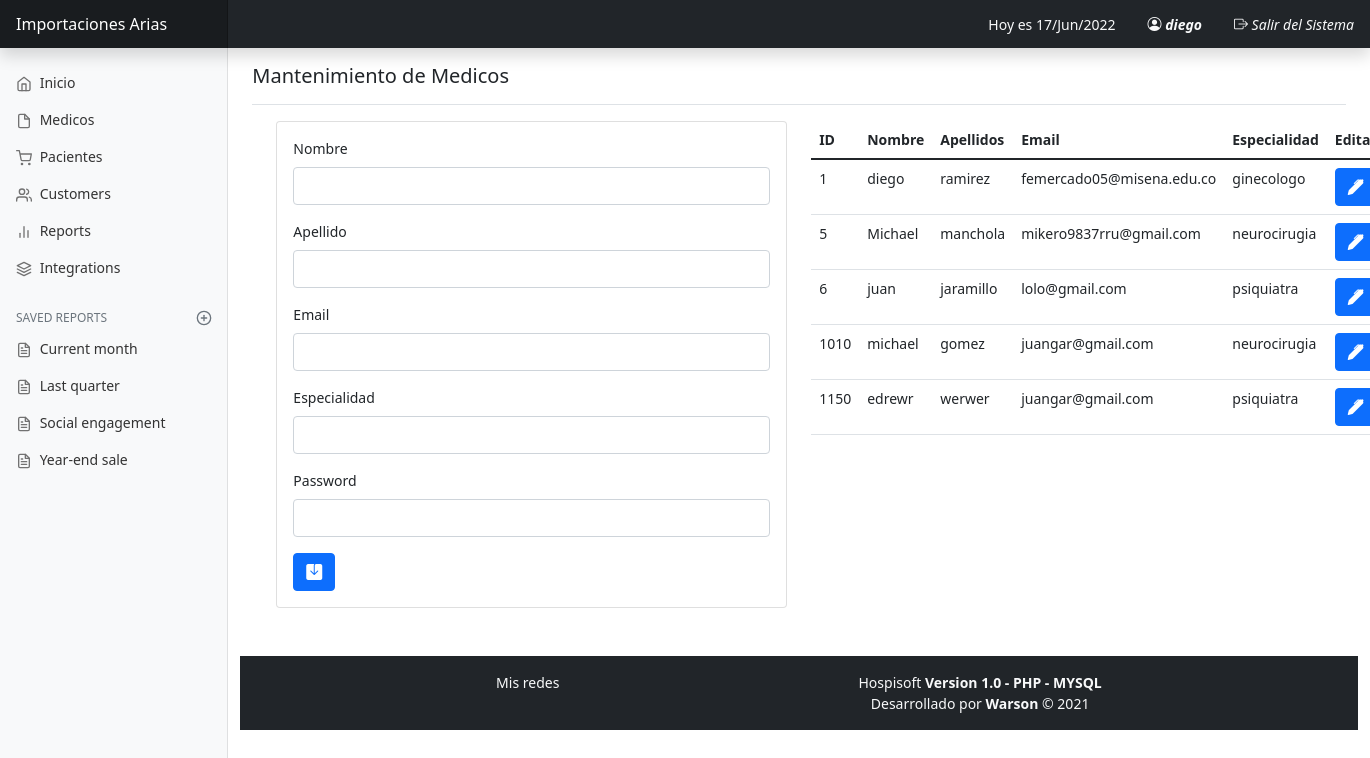
Page /medicos.php (signed in) on the committed database.
### tables this page shows
CREATE TABLE `medico` (
  `idMedico` int(11) NOT NULL,
  `nombreMedico` varchar(200) NOT NULL,
  `apellidosMedico` varchar(250) NOT NULL,
  `emailMedico` varchar(250) NOT NULL,
  `especialidadMedico` varchar(250) NOT NULL,
  `passMedico` varchar(250) DEFAULT NULL
);

### app/listaMedicos.php (called while the page is built)
<?php
require_once 'bd.php';
$sql = 'SELECT * FROM medico';
$sentencia = $pdo->prepare($sql);
$sentencia->execute();
$resultado=$sentencia->fetchAll(PDO::FETCH_OBJ);
?>

### medicos.php (the view, shortened to what this page needs)
<?php
if (!isset($_SESSION['usuarioActivo'])) {
    header('Location:index.php');
} else {
    require_once 'plantilla/cabeceraMedicos.php';
?>
<main class="col-md-9 ms-sm-auto col-lg-10 px-md-4">
    <div class="d-flex justify-content-between flex-wrap flex-md-nowrap align-items-center pt-3 pb-2 mb-3 border-bottom">
        <h5>Mantenimiento de Medicos</h5>
    </div>
    <div class="container">
        <div class="row">
            <div class="col-md-6">
                <div class="card">
                    <div class="card-body">
                        <form action="app/insertarMedico.php" method="POST">
                            <div class="mb-3">
                                <label for="nombre" class="form-label">Nombre</label>
                                <input type="text" class="form-control" name="nombre" id="nombre">
                            </div>
                            <div class="mb-3">
                                <label for="nombre" class="form-label">Apellido</label>
                                <input type="text" class="form-control" name="apellidos" id="apellidos">
                            </div>
                            <div class="mb-3">
                                <label for="nombre" class="form-label">Email</label>
                                <input type="text" class="form-control" name="email" id="email">
                            </div>
                            <div class="mb-3">
                                <label for="nombre" class="form-label">Especialidad</label>
                                <input type="text" class="form-control" name="especialidad" id="especialidad">
                            </div>
                            <div class="mb-3">
                                <label for="nombre" class="form-label">Password</label>
                                <input type="password" class="form-control" name="password" id="password">
                            </div>
                            <button type="submit" class="btn btn-primary"><i class="bi bi-save-fill"></i></button>
                        </form>
                    </div>
                </div>
            </div>
            <div class="col-md-6">
                <table class="table">
                    <thead>
                        <tr>
                            <th scope="col">ID</th>
                            <th scope="col">Nombre</th>
                            <th scope="col">Apellidos</th>
                            <th scope="col">Email</th>
                            <th scope="col">Especialidad</th>
                            <th scope="col">Editar</th>
                        </tr>
                    </thead>
                    <tbody>
                        <?php
                        require_once 'app/listaMedicos.php';
                        foreach ($resultado as $datos) {
                        ?>
                            <tr>
                                <td><?php echo $datos->idMedico ?></td>
                                <td><?php echo $datos->nombreMedico ?></td>
                                <td><?php echo $datos->apellidosMedico ?></td>
                                <td><?php echo $datos->emailMedico ?></td>
                                <td><?php echo $datos->especialidadMedico ?></td>
                                <td> <a href="frmEditarMedicos.php?id=<?php echo $datos->idMedico ?>" type="button" class="btn btn-primary"><i class="bi bi-pen-fill"></i></a> </td>
                            </tr>
                        <?php  } ?>
                    </tbody>
                </table>
            </div>
        </div>
    </div>
    <?php
    require_once 'plantilla/footer.php';
}
    ?>

### plantilla/cabeceraMedicos.php (shortened to what this page needs)
<!doctype html>
<html lang="en">
<head>
  <link rel="stylesheet" href="https://cdn.jsdelivr.net/npm/bootstrap-icons@1.8.1/font/bootstrap-icons.css">
  <link href="assets/dist/css/bootstrap.min.css" rel="stylesheet">
  <link href="dashboard.css" rel="stylesheet">
</head>
<body>
  <header class="navbar navbar-dark sticky-top bg-dark flex-md-nowrap p-0 shadow">
    <a class="navbar-brand col-md-3 col-lg-2 me-0 px-3" href="#">Importaciones Arias</a>
    <ul class="nav">
      <li class="nav-item">
        <a class="nav-link bg-dark text-light disabled" href="#">
          <?php
          echo 'Hoy es '.date('d/M/Y')
          ?>
        </a>
      </li>
      <li class="nav-item">
        <a class="nav-link bg-dark text-light" href="#"><i class="bi bi-person-circle">
          <b>
            <?php
            echo $_SESSION['usuarioActivo'];
            ?>
          </b>
          </i>
        </a>
      </li>
      <li class="nav-item">
        <a class="nav-link bg-dark text-light" href="cerrarSistema.php"><i class="bi bi-box-arrow-right"> Salir del Sistema</i></a>
      </li>
    </ul>
  </header>
  <div class="container-fluid">
    <div class="row">
      <nav id="sidebarMenu" class="col-md-3 col-lg-2 d-md-block bg-light sidebar collapse">
        <div class="position-sticky pt-3">
          <ul class="nav flex-column">
            <li class="nav-item">
              <a class="nav-link" aria-current="page" href="panelMedicos.php">
                <span data-feather="home"></span>
                Inicio
              </a>
            </li>
            <li class="nav-item">
              <a class="nav-link" href="Medicos.php">
                <span data-feather="file"></span>
                Medicos
              </a>
            </li>
            <li class="nav-item">
              <a class="nav-link" href="frmEditarPacientes.php">
                <span data-feather="shopping-cart"></span>
                Pacientes
              </a>
            </li>
            <li class="nav-item">
              <a class="nav-link" href="#">
                <span data-feather="users"></span>
                Customers
              </a>
            </li>
            <li class="nav-item">
              <a class="nav-link" href="#">
                <span data-feather="bar-chart-2"></span>
                Reports
              </a>
            </li>
            <li class="nav-item">
              <a class="nav-link" href="#">
                <span data-feather="layers"></span>
                Integrations
              </a>
            </li>
          </ul>
          <h6 class="sidebar-heading d-flex justify-content-between align-items-center px-3 mt-4 mb-1 text-muted">
            <span>Saved reports</span>
            <a class="link-secondary" href="#" aria-label="Add a new report">
              <span data-feather="plus-circle"></span>
            </a>
          </h6>
          <ul class="nav flex-column mb-2">
            <li class="nav-item">
              <a class="nav-link" href="">
                <span data-feather="file-text"></span>
                Current month
              </a>
            </li>
            <li class="nav-item">
              <a class="nav-link" href="#">
                <span data-feather="file-text"></span>
                Last quarter
              </a>
            </li>
            <li class="nav-item">
              <a class="nav-link" href="#">
                <span data-feather="file-text"></span>
                Social engagement
              </a>
            </li>
            <li class="nav-item">
              <a class="nav-link" href="#">
                <span data-feather="file-text"></span>
                Year-end sale
              </a>
            </li>
          </ul>
        </div>
      </nav>

### plantilla/footer.php (shortened to what this page needs)
<div class="row mt-5 p-3 bg-dark text-light text-center">
  <div class="col-md-6">
    Mis redes
  </div>
  <div class="col-md-4 ">
    Hospisoft <b>Version 1.0 - PHP - MYSQL</b>
    <br>
    Desarrollado por <b>Warson</b> &copy; 2021
  </div>
</div>
</main>
</div>
</div>
</body>
</html>

### dashboard.css (style rules this page uses)
body { font-size: .875rem; }
.feather { width: 16px; height: 16px; vertical-align: text-bottom; }
.sidebar { position: fixed; top: 0; bottom: 0; left: 0; z-index: 100; padding: 48px 0 0; box-shadow: inset -1px 0 0 rgba(0, 0, 0, .1); }
.sidebar .nav-link { font-weight: 500; color: #333; }
.sidebar .nav-link .feather { margin-right: 4px; color: #727272; }
.sidebar-heading { font-size: .75rem; text-transform: uppercase; }
.navbar-brand { padding-top: .75rem; padding-bottom: .75rem; font-size: 1rem; background-color: rgba(0, 0, 0, .25); box-shadow: inset -1px 0 0 rgba(0, 0, 0, .25); }

### rows in the picture
medico: idMedico "1", nombreMedico "diego", apellidosMedico "ramirez", emailMedico "femercado05@misena.edu.co", especialidadMedico "ginecologo"
medico: idMedico "5", nombreMedico "Michael", apellidosMedico "manchola", emailMedico "mikero9837rru@gmail.com", especialidadMedico "neurocirugia"
medico: idMedico "6", nombreMedico "juan", apellidosMedico "jaramillo", emailMedico "lolo@gmail.com", especialidadMedico "psiquiatra"
medico: idMedico "1010", nombreMedico "michael", apellidosMedico "gomez", emailMedico "juangar@gmail.com", especialidadMedico "neurocirugia"
medico: idMedico "1150", nombreMedico "edrewr", apellidosMedico "werwer", emailMedico "juangar@gmail.com", especialidadMedico "psiquiatra"

### other values in the picture
$_SESSION['usuarioActivo'] "diego"
